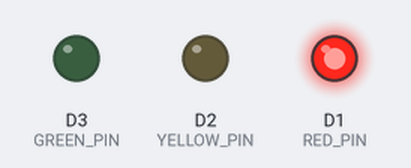
A sketch run on a simulated ESP8266 (NodeMCU). Shown: output pins drawn as LEDs (lit = HIGH). What the sketch prints to the serial monitor is not drawn.

Above: at 0.15 s.
At 3.15 s:
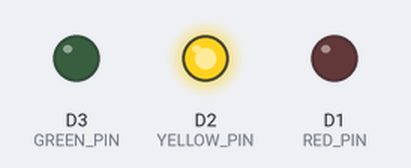
At 4.95 s:
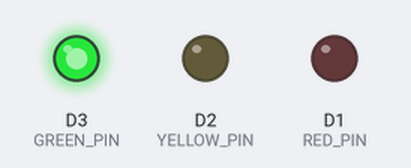
At 6.45 s:
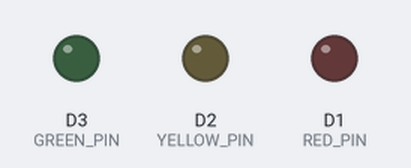
Timing chart, 0 to 7.0 s (numbered marks = the images above):
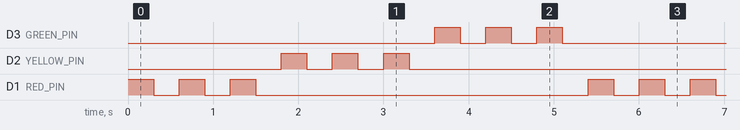

The sketch:

workshop1.ino
```cpp
const int RED_PIN = D1;
const int YELLOW_PIN = D2;
const int GREEN_PIN = D3; // เปลี่ยนชื่อจาก BLUE_PIN ให้ตรงกับการใช้งานจริง

const int BLINK_DELAY = 300;

void setup() {
  pinMode(RED_PIN, OUTPUT);
  pinMode(YELLOW_PIN, OUTPUT);
  pinMode(GREEN_PIN, OUTPUT);

  Serial.begin(9600); // เพิ่มบรรทัดนี้ เพื่อให้ใช้ Serial.print ได้
}

void loop() {
  for (int i = 0; i < 3; i++) {
    digitalWrite(RED_PIN, HIGH);
    delay(BLINK_DELAY);
    digitalWrite(RED_PIN, LOW);
    delay(BLINK_DELAY);
    Serial.println("ไฟสีแดง");
  }

  for (int i = 0; i < 3; i++) {
    digitalWrite(YELLOW_PIN, HIGH);
    delay(BLINK_DELAY);
    digitalWrite(YELLOW_PIN, LOW);
    delay(BLINK_DELAY);
    Serial.println("ไฟสีเหลือง");
  }

  for (int i = 0; i < 3; i++) {
    digitalWrite(GREEN_PIN, HIGH);
    delay(BLINK_DELAY);
    digitalWrite(GREEN_PIN, LOW);
    delay(BLINK_DELAY);
    Serial.println("ไฟสีเขียว");
  }
}
```

Measured:
- by itself, D3 (GREEN_PIN), D2 (YELLOW_PIN), D1 (RED_PIN): repeats every 5.4 s: 2 × (LOW 0.30 s, HIGH 0.30 s), LOW 3.9 s, HIGH 0.30 s
- by itself, everything shown: repeats every 5.4 s, in 18 steps
